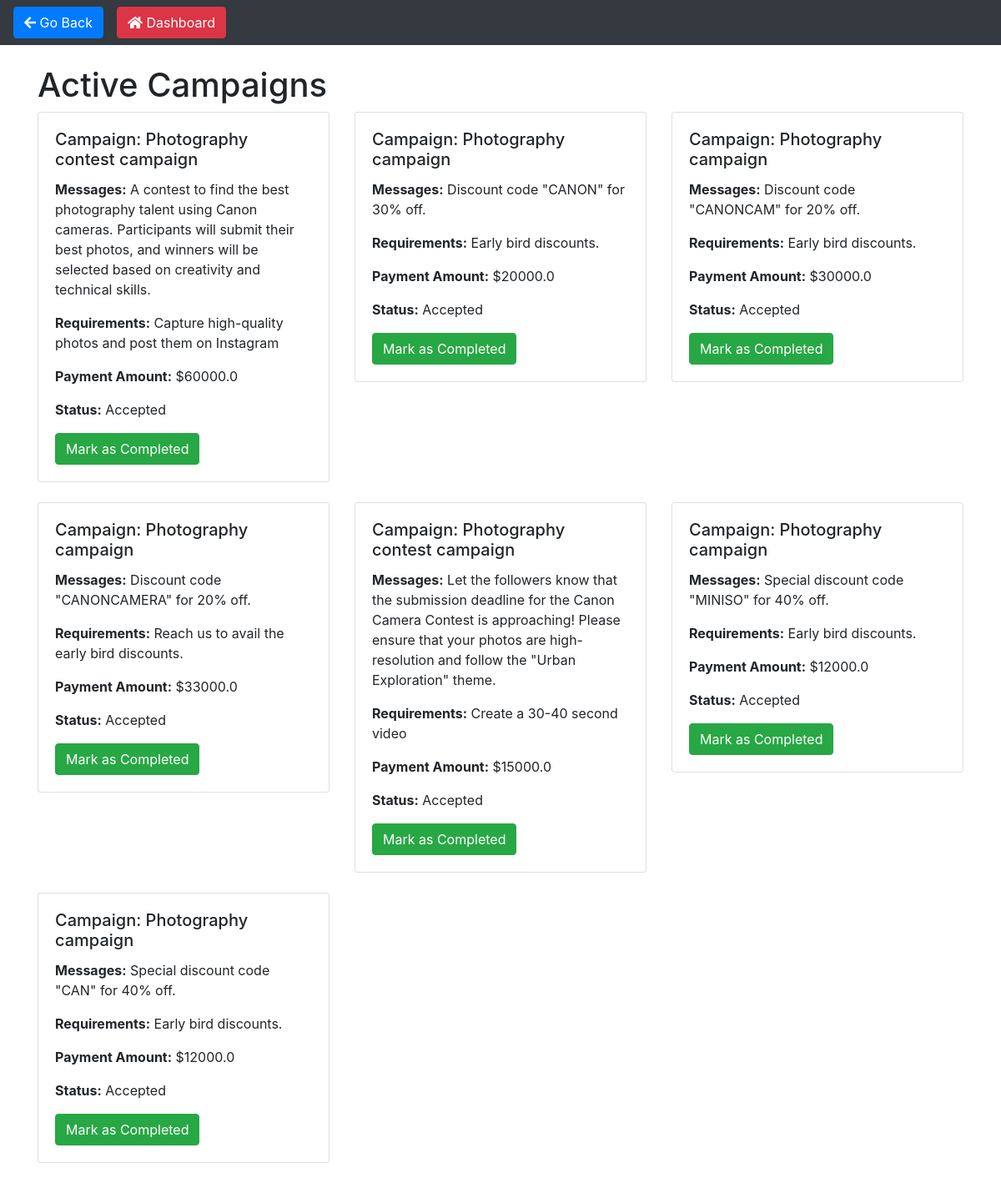
/active_campaigns/1 (signed in), run on the app's committed database.
### models.py (models this page shows, shortened)
class Ad(db.Model):
    __tablename__ = 'ad'
    id = db.Column(db.Integer, primary_key=True)
    campaign_id = db.Column(db.Integer, db.ForeignKey('campaign.id'), nullable=False)
    influencer_id = db.Column(db.Integer, db.ForeignKey('influencer.id'), nullable=False)
    messages = db.Column(db.Text, nullable=False)
    requirements = db.Column(db.Text)
    payment_amount = db.Column(db.Float, nullable=False)
    status = db.Column(db.String(50), nullable=False, default='Pending')  # Pending, Accepted, Rejected
    created_at = db.Column(db.DateTime, default=datetime.utcnow)
    def __repr__(self):
        return f"Ad('{self.messages}', '{self.requirements}', '{self.payment_amount}', '{self.status}')"

class Campaign(db.Model):
    __tablename__ = "campaign"
    id = db.Column(db.Integer, primary_key=True)
    name = db.Column(db.String(64), nullable=False)
    date_created = db.Column(db.DateTime, nullable=False, default=datetime.utcnow)
    description = db.Column(db.String(84), nullable=False)
    start_date = db.Column(db.DateTime, nullable=False)
    end_date = db.Column(db.DateTime, nullable=False)
    budget = db.Column(db.Integer, nullable=False)
    visibility = db.Column(db.String(84), nullable=False)
    goals = db.Column(db.String(84), nullable=False)
    niche = db.Column(db.String(64), nullable=False)
    user_id = db.Column(db.Integer, db.ForeignKey('user.id'), nullable=False)
    associated_influencers = db.relationship('Influencer', secondary=influencer_campaign_association,
                                             back_populates='campaigns')
    ads = db.relationship('Ad', backref='campaign', lazy=True)
    user = db.relationship('User', backref='campaigns')

### main.py (the view)
@app.route('/active_campaigns/<int:influencer_id>', methods=['GET', 'POST'])
@login_required
def active_campaigns(influencer_id):
    influencer = Influencer.query.get_or_404(influencer_id)
    ads = Ad.query.filter_by(influencer_id=influencer.id, status='Accepted').all()
    print(f"Current user ID: {current_user.id}")
    print(f"Influencer ID: {influencer.id}")
    print(f"Ads fetched for active campaigns: {ads}")
    return render_template('active_campaigns.html', influencer=influencer, influencer_id=influencer.id, ads=ads)

### main.py (called while the page is built)
@login_manager.user_loader
def load_user(user_id):
    return User.query.get(int(user_id))

### models.py (called while the page is built)
    @property
    def is_authenticated(self):
        return True

### templates/active_campaigns.html (shortened to what this page needs)
<!DOCTYPE html>
<html lang="en">
  <head>
    <link
      href="https://stackpath.bootstrapcdn.com/bootstrap/4.5.2/css/bootstrap.min.css"
      rel="stylesheet"
    />
    <link
      href="https://cdnjs.cloudflare.com/ajax/libs/font-awesome/5.15.1/css/all.min.css"
      rel="stylesheet"
    />
  </head>
  <body>
    <nav class="navbar navbar-expand-lg navbar-dark bg-dark mb-4">
      <button class="btn btn-primary" onclick="history.back()">
        <i class="fas fa-arrow-left"></i> Go Back
      </button>
      <button
        class="btn btn-danger ml-3"
        onclick="window.location.href='/influencer_dashboard/{{ influencer_id }}'"
      >
        <i class="fas fa-home"></i> Dashboard
      </button>
    </nav>
    <div class="container mt-4">
      <h1>Active Campaigns</h1>
      <div class="row">
        {% if ads %} {% for ad in ads %}
        <div class="col-md-4">
          <div class="card mb-4">
            <div class="card-body">
              <h5 class="card-title">Campaign: {{ ad.campaign.name }}</h5>
              <p><strong>Messages:</strong> {{ ad.messages }}</p>
              <p><strong>Requirements:</strong> {{ ad.requirements }}</p>
              <p><strong>Payment Amount:</strong> ${{ ad.payment_amount }}</p>
              <p><strong>Status:</strong> {{ ad.status }}</p>
              {% if ad.status != 'Completed' %}
              <form
                action="{{ url_for('mark_as_completed', ad_id=ad.id) }}"
                method="post"
              >
                <button type="submit" class="btn btn-success">
                  Mark as Completed
                </button>
              </form>
              {% endif %}
            </div>
          </div>
        </div>
        {% endfor %} {% else %}
        <p>No active campaigns found.</p>
        {% endif %}
      </div>
    </div>
  </body>
</html>

### data on the page
Ad: campaign.name "Photography contest campaign", messages "A contest to find the best photography talent using Canon cameras. Participants will submit their best photos, and winners will be selected based on creativity and technical skills.", requirements "Capture high-quality photos and post them on Instagram", payment_amount "60000.0", status "Accepted"
Ad: campaign.name "Photography campaign", messages "Discount code \"CANON\" for 30% off.", requirements "Early bird discounts.", payment_amount "20000.0", status "Accepted"
Ad: campaign.name "Photography campaign", messages "Discount code \"CANONCAM\" for 20% off.", requirements "Early bird discounts.", payment_amount "30000.0", status "Accepted"
Ad: campaign.name "Photography campaign", messages "Discount code \"CANONCAMERA\" for 20% off.", requirements "Reach us to avail the early bird discounts.", payment_amount "33000.0", status "Accepted"
Ad: campaign.name "Photography contest campaign", messages "Let the followers know that the submission deadline for the Canon Camera Contest is approaching! Please ensure that your photos are high-resolution and follow the \"Urban Exploration\" theme.", requirements "Create a 30-40 second video", payment_amount "15000.0", status "Accepted"
Ad: campaign.name "Photography campaign", messages "Special discount code \"MINISO\" for 40% off.", requirements "Early bird discounts.", payment_amount "12000.0", status "Accepted"
Ad: campaign.name "Photography campaign", messages "Special discount code \"CAN\" for 40% off.", requirements "Early bird discounts.", payment_amount "12000.0", status "Accepted"
